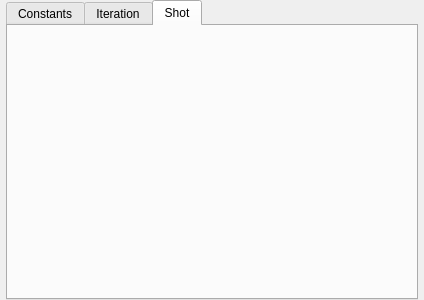
<?xml version="1.0" encoding="UTF-8"?>
<ui version="4.0">
 <class>SequenceWidget</class>
 <widget class="QWidget" name="SequenceWidget">
  <property name="geometry">
   <rect>
    <x>0</x>
    <y>0</y>
    <width>424</width>
    <height>300</height>
   </rect>
  </property>
  <property name="windowTitle">
   <string>Form</string>
  </property>
  <layout class="QVBoxLayout" name="verticalLayout">
   <property name="spacing">
    <number>0</number>
   </property>
   <property name="leftMargin">
    <number>6</number>
   </property>
   <property name="topMargin">
    <number>0</number>
   </property>
   <property name="rightMargin">
    <number>6</number>
   </property>
   <property name="bottomMargin">
    <number>0</number>
   </property>
   <item>
    <widget class="QTabWidget" name="tabWidget">
     <property name="tabPosition">
      <enum>QTabWidget::North</enum>
     </property>
     <property name="currentIndex">
      <number>2</number>
     </property>
     <widget class="QWidget" name="Constants">
      <attribute name="title">
       <string>Constants</string>
      </attribute>
     </widget>
     <widget class="QWidget" name="iteration_tab">
      <attribute name="title">
       <string>Iteration</string>
      </attribute>
     </widget>
     <widget class="QWidget" name="Timelanes">
      <attribute name="title">
       <string>Shot</string>
      </attribute>
     </widget>
    </widget>
   </item>
  </layout>
 </widget>
 <resources/>
 <connections/>
</ui>
